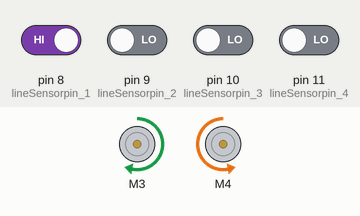
A sketch run on a simulated Arduino Uno, built with avr-gcc and run on an emulated ATmega328P. Shown: 2 × DC motor (green arrow = forward, orange = backward, longer = faster). Inputs (shaded band) come from the test bench; at power-on: pin 8 (lineSensorpin_1) HIGH, pin 9 (lineSensorpin_2), pin 10 (lineSensorpin_3), pin 11 (lineSensorpin_4) LOW. What the sketch prints to the serial monitor is not drawn.

Above: at 0.1 s.
Timing chart, 0 to 1.6 s (numbered marks = the images above):
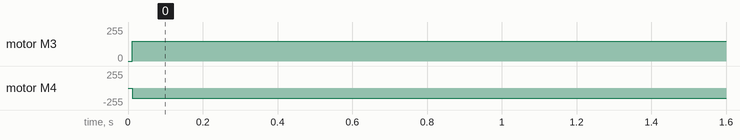

The sketch:

line_follow.ino
```cpp
#include <Adafruit_MotorShield.h>

// Create the motor shield object with the default I2C address
Adafruit_MotorShield AFMS = Adafruit_MotorShield();
// Or, create it with a different I2C address (say for stacking)
// Adafruit_MotorShield AFMS = Adafruit_MotorShield(0x61);

// Select which 'port' M1, M2, M3 or M4. In this case, M3
Adafruit_DCMotor *left = AFMS.getMotor(3);
// You can also make another motor on port M4
Adafruit_DCMotor *right = AFMS.getMotor(4);

int lineSensorpin_1 = 8;
int lineSensorpin_2 = 9;
int lineSensorpin_3 = 10;
int lineSensorpin_4 = 11;

void setup() {
  // put your setup code here, to run once:
   Serial.begin(9600);
  pinMode(lineSensorpin_1, INPUT); // 1 = white, 0 = black
  pinMode(lineSensorpin_2, INPUT);
   pinMode(lineSensorpin_3, INPUT); // 1 = white, 0 = black
  pinMode(lineSensorpin_4, INPUT);

  if (!AFMS.begin()) {         // create with the default frequency 1.6KHz
  // if (!AFMS.begin(1000)) {  // OR with a different frequency, say 1KHz
    Serial.println("Could not find Motor Shield. Check wiring.");
    while (1);
  }
  Serial.println("Motor Shield found.");
//Left
  // Set the speed to start, from 0 (off) to 255 (max speed)
  left->setSpeed(150);
  // turn on motor
  left->run(RELEASE);
//RIght
  // Set the speed to start, from 0 (off) to 255 (max speed)
  right->setSpeed(150);
  // turn on motor
  right->run(RELEASE);
}

volatile int startFlag = 0;

void loop() {
  // sets robot to line follow mode
  //Pickup: Junct 4,5,6
  //Dropoff: Junct 9, 1
  bool onReturn;
  int junctCount = 0;
  int left_lineSensor = digitalRead(lineSensorpin_1);
  int right_lineSensor = digitalRead(lineSensorpin_2);
  int v_left_lineSensor = digitalRead(lineSensorpin_3);
  int v_right_lineSensor = digitalRead(lineSensorpin_4);
  delay(10); //reads line sensors every 10ms
  if(startFlag == 0){
    int count = 0;
    while(count < 2){
      left->run(FORWARD);
      right->run(BACKWARD);
      if (left == 1 && right == 1){
        count++;}
      Serial.println(count);
    }
    left->run(FORWARD);
    right->run(FORWARD);
    delay(1000);
    Serial.println("Start Sequence completed");
    startFlag = 1;
  }
  if (left_lineSensor == 0 && right_lineSensor == 0){ //if no white detected on middle 2 sensors
  left->run(FORWARD);
  right->run(BACKWARD);
    }
  else if(left_lineSensor == 1 && right_lineSensor ==0 ){
    Serial.println("LEFT");
    junctCount++;
  }
  else if((left_lineSensor == 0 && right_lineSensor == 1) && (junctCount != 1)){
    Serial.println("RIGHT");
    junctCount++;
  if (junctCount == 10){
    junctCount = 0;
  }
  }
}
```

Measured:
- by itself, motor M3: stopped → forward 150/255 at 0.01 s
- by itself, motor M4: stopped → backward 150/255 at 0.01 s
